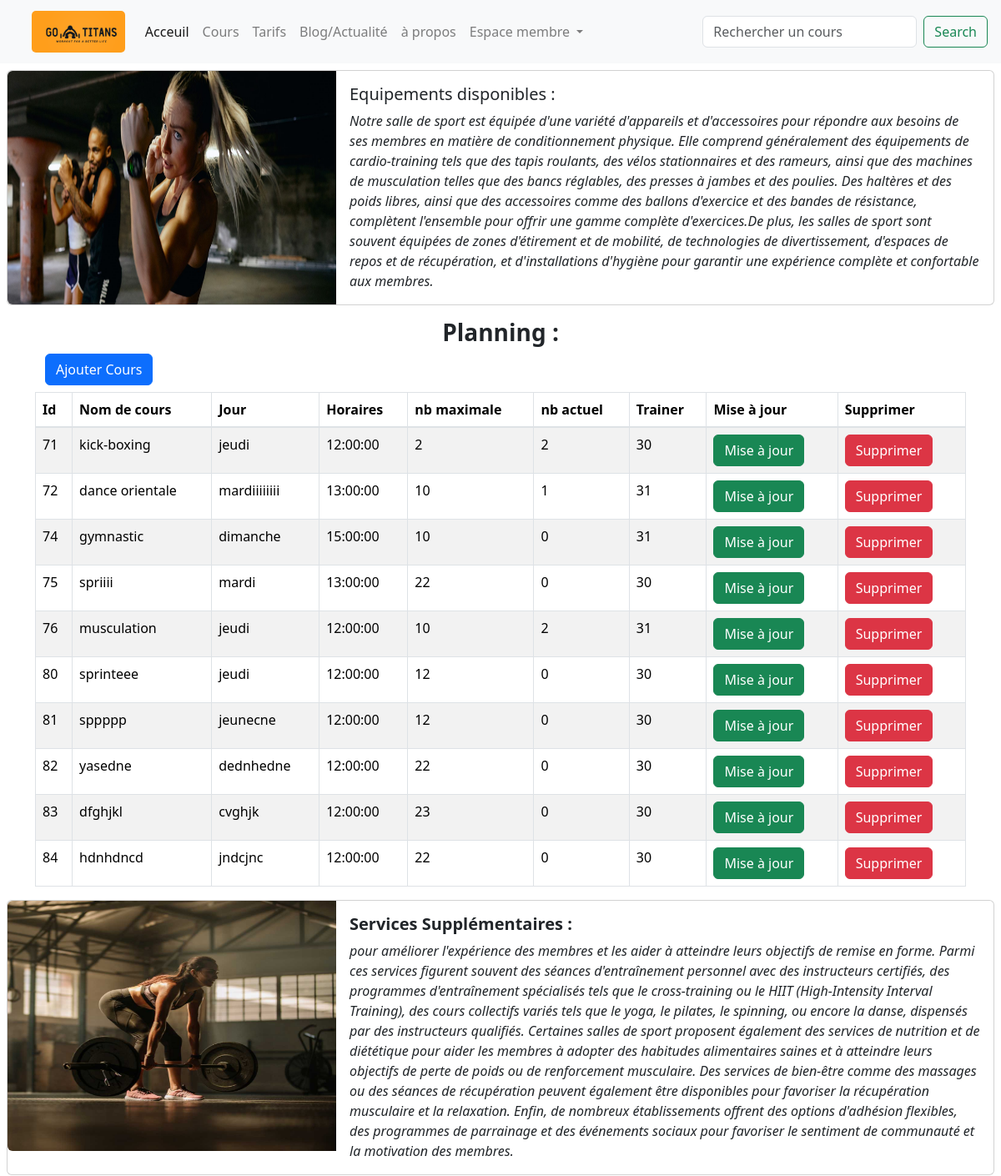
Before: /web-app/View/admin/cours_table.php (signed in, upper part) with the older database file.
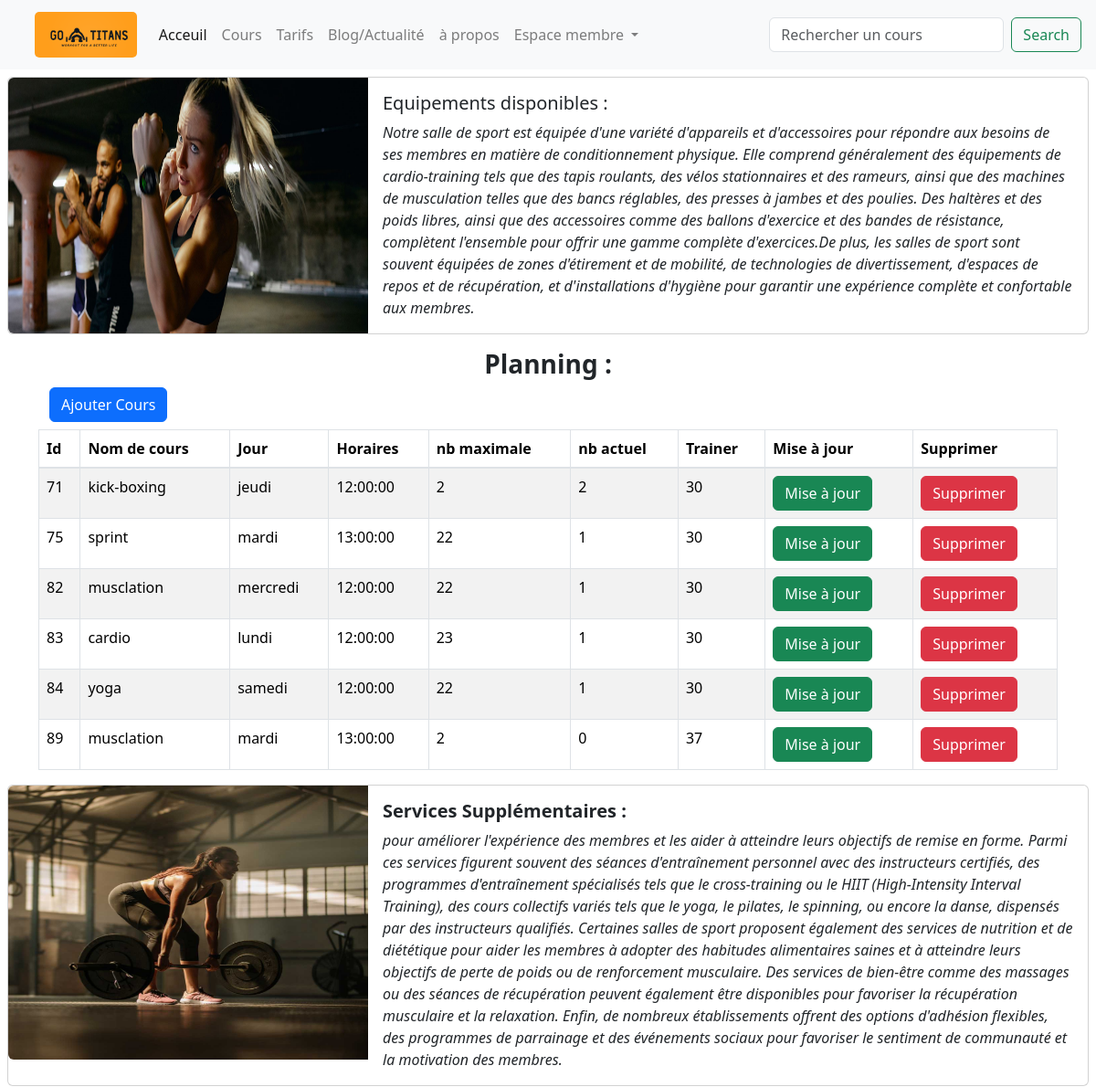
After: the same page with the newer database file.
### tables this page shows
CREATE TABLE `cours` (
  `cour_id` int(255) NOT NULL,
  `nom` varchar(255) NOT NULL,
  `jour` varchar(40) NOT NULL,
  `horaire` time NOT NULL,
  `nb max` int(11) NOT NULL,
  `nb act` int(11) NOT NULL,
  `trainer_id` int(11) NOT NULL
);

### web-app/Model/admin/cours_table.php (called while the page is built, shortened)
<?php
class cours_a_m implements cours_a_m_interface {
    public function database_connect(){
        $connection=mysqli_connect("localhost","admin","admin","pfa");
        return $connection;}
    public function lister_cours_m(){
        $connection=$this->database_connect();
        $result=$connection->query("SELECT * FROM cours");
        return $result;}
}
?>

### web-app/Controller/admin/cours_table.php (called while the page is built, shortened)
<?php
include "../../Model/admin/cours_table.php";
class cours_a_c implements cours_a_c_interface{
    protected $instance;
    public function __construct() {
        $this->instance = new cours_a_m();}
public function listerr_cours_c(){
$result=$this->instance->lister_cours_m();
return $result;}
}
?>

### web-app/View/admin/cours_table.php (the view, shortened to what the changed rows need)
<!DOCTYPE html>
<html>
<head>
    <link rel="stylesheet" href="..\css\css.css">
    <link rel="stylesheet" href="https://cdn.jsdelivr.net/npm/bootstrap@4.0.0/dist/css/bootstrap.min.css">
    <link href="https://cdn.jsdelivr.net/npm/bootstrap@5.3.3/dist/css/bootstrap.min.css" rel="stylesheet">
  </head>
<body class="bgcolor">
    <section>
      <article>
<div class="container">
    <table class="table table-hover table-bordered table-striped">
<thead><tr>
        <th>Id</th>
        <th>Nom de cours</th>
        <th>Jour</th>
        <th>Horaires</th>
        <th>nb maximale</th>
        <th>nb actuel</th>
        <th>Trainer</th>
        <th>Mise à jour</th>
        <th>Supprimer</th>
</tr></thead>
<tbody>
<?php
include "../../Controller/admin/cours_table.php";
$instance = new cours_a_c();
$result = $instance->listerr_cours_c();
    while($row = mysqli_fetch_assoc($result)){
    ?>
     <tr>
       <td><?php echo $row['cour_id'] ?></td>
        <td><?php echo $row['nom'] ?></td>
        <td><?php echo $row['jour'] ?></td>
        <td><?php echo $row['horaire']?></td>
        <td><?php echo $row['nb max']?></td>
        <td><?php echo $row['nb act']?></td>
      <td><?php echo $row['trainer_id']?></td>
        <td><a href="update_cours.php?id=<?php echo $row['cour_id'] ?>" class="btn btn-success">Mise à jour</a></td>
        <td><a href="../../Controller/admin/delete_cours.php?id=<?php echo $row['cour_id'] ?>" class="btn btn-danger">Supprimer</a></td>
     </tr>
<?php
    }
?>
</tbody>
    </table>
</div>
</article>
    </section>
</body>
</html>

Changed rows visible on the page:
removed cours: cour_id "72", nom "dance orientale", jour "mardiiiiiiii", horaire "13:00:00", nb max "10", nb act "1", trainer "31"
removed cours: cour_id "74", nom "gymnastic", jour "dimanche", horaire "15:00:00", nb max "10", nb act "0", trainer "31"
removed cours: cour_id "76", nom "musculation", jour "jeudi", horaire "12:00:00", nb max "10", nb act "2", trainer "31"
removed cours: cour_id "80", nom "sprinteee", jour "jeudi", horaire "12:00:00", nb max "12", nb act "0", trainer "30"
removed cours: cour_id "81", nom "sppppp", jour "jeunecne", horaire "12:00:00", nb max "12", nb act "0", trainer "30"
changed cours id 75: nom "spriiii" → "sprint"; nb act "0" → "1"
changed cours id 82: nom "yasedne" → "musclation"; jour "dednhedne" → "mercredi"; nb act "0" → "1"
changed cours id 83: nom "dfghjkl" → "cardio"; jour "cvghjk" → "lundi"; nb act "0" → "1"
changed cours id 84: nom "hdnhdncd" → "yoga"; jour "jndcjnc" → "samedi"; nb act "0" → "1"
added cours: cour_id "89", nom "musclation", jour "mardi", horaire "13:00:00", nb max "2", nb act "0", trainer "37"
